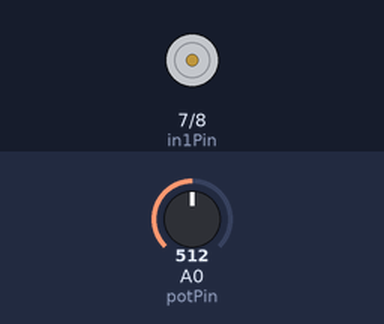
A sketch run on a simulated Arduino Uno, built with avr-gcc and run on an emulated ATmega328P. Shown: motor-driver pin pairs drawn as motors (green arrow = first pin HIGH = forward, orange = second pin HIGH = backward, longer = more drive, scaled by the enable pin). Inputs (shaded band) come from the test bench; at power-on: A0 (potPin) = 512.

Above: at 1.2 s.
1.3 s: A0 (potPin) set to 529
2.8 s: A0 (potPin) set to 558
At 3.9 s:
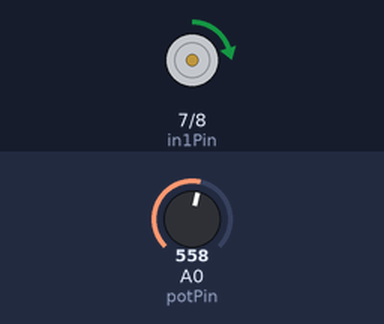
4.3 s: A0 (potPin) set to 245
At 5.7 s:
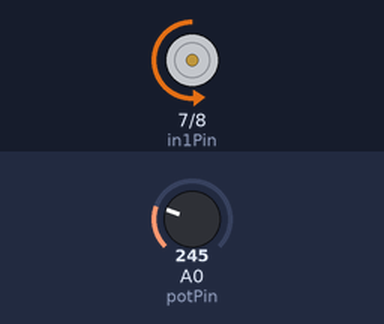
6.1 s: A0 (potPin) set to 122
At 6.9 s:
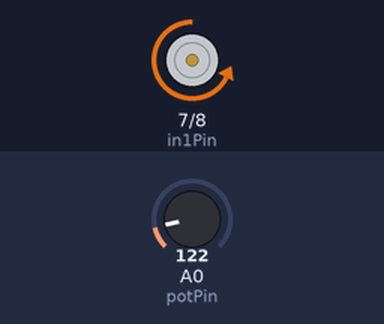
7.8 s: A0 (potPin) set to 511
At 8.8 s:
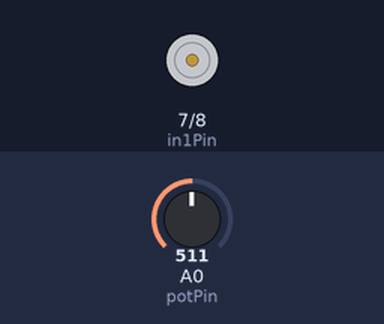
Timing chart, 0 to 10.8 s (numbered marks = the images above; inputs shaded):
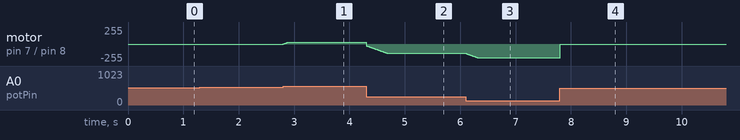

The sketch:

slider_example_code.ino
```cpp
// Motor follow potmeter (speed + direction)
// Pins (aan te passen als je andere pins wilt)
const int potPin = A0;
const int enaPin = 9;   // PWM (snelheid)
const int in1Pin = 7;   // richting
const int in2Pin = 8;   // richting

// Config
const int deadZone = 30;          // dode-zone rond midden (0..1023)
const int analogMid = 512;
const int maxPWM = 255;
const int rampStep = 3;           // hoeveel PWM per loop mag veranderen (soft-start)
const int loopDelayMs = 10;       // vertraging per loop

int currentPWM = 0;

void setup() {
  pinMode(enaPin, OUTPUT);
  pinMode(in1Pin, OUTPUT);
  pinMode(in2Pin, OUTPUT);

  digitalWrite(in1Pin, LOW);
  digitalWrite(in2Pin, LOW);
  analogWrite(enaPin, 0);
}

void loop() {
  int pot = analogRead(potPin);   // 0 - 1023

  int diff = pot - analogMid;

  // dode-zone
  if (abs(diff) <= deadZone) {
    // stop: beide richtingpinnen LOW (vrijlopen) of beide HIGH (rem) — hier vrijlopen
    digitalWrite(in1Pin, LOW);
    digitalWrite(in2Pin, LOW);
    rampTo(0);
  } else {
    // bepaal richting
    if (diff > 0) {
      digitalWrite(in1Pin, HIGH);
      digitalWrite(in2Pin, LOW);
    } else {
      digitalWrite(in1Pin, LOW);
      digitalWrite(in2Pin, HIGH);
    }

    // snelheid: schaal |diff| (0..511-deadZone) naar 0..maxPWM
    int maxDiff = 511 - deadZone;
    int speed = map(min(abs(diff), maxDiff), 0, maxDiff, 0, maxPWM);
    rampTo(speed);
  }

  delay(loopDelayMs);
}

void rampTo(int target) {
  if (currentPWM < target) {
    currentPWM = min(currentPWM + rampStep, target);
  } else if (currentPWM > target) {
    currentPWM = max(currentPWM - rampStep, target);
  }
  analogWrite(enaPin, currentPWM);
}
```

Measured:
- after the input at 1.3 s, every drawn part: stays the same
- after the input at 2.8 s, motor on pin 7 (in1Pin) / pin 8 (in2Pin): stopped → forward 24/255 at once
- after the input at 4.3 s, motor on pin 7 (in1Pin) / pin 8 (in2Pin): moves from forward 24/255 to backward 141/255 over 0.39 s, starting at once
- after the input at 6.1 s, motor on pin 7 (in1Pin) / pin 8 (in2Pin): moves from backward 141/255 to backward 206/255 over 0.21 s, starting at once
- after the input at 7.8 s, motor on pin 7 (in1Pin) / pin 8 (in2Pin): backward 206/255 → stopped at once
